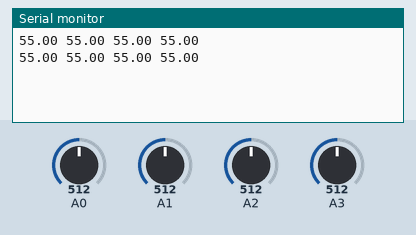
The sketch below on a simulated Arduino Uno, built for the host (arithmetic inside an expression is 32-bit, double 64-bit). On the bench: the last lines printed to the serial monitor. The test bench sets the inputs (shaded band); at power-on: A0 = 512, A1 = 512, A2 = 512, A3 = 512.

Above: at 3.2 s.
3.3 s: A0 set to 716
At 4.6 s:
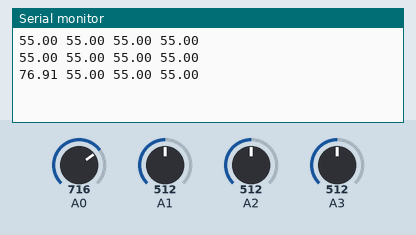
4.8 s: A1 set to 716
At 5.8 s:
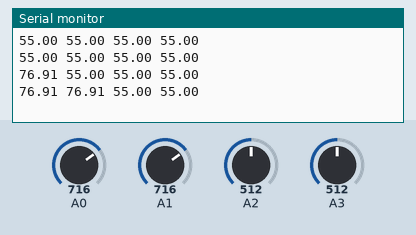
6.3 s: A2 set to 716
At 7.6 s:
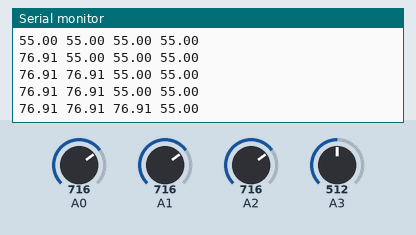
7.8 s: A3 set to 716
At 8.6 s:
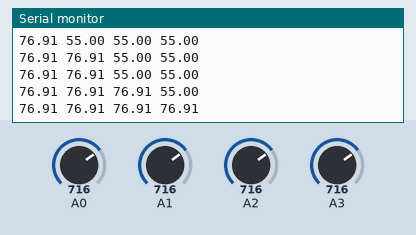
9.3 s: A0 set to 992
At 10.6 s:
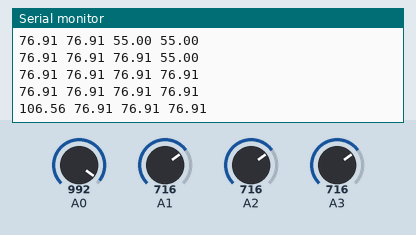
10.8 s: A1 set to 992
At 11.8 s:
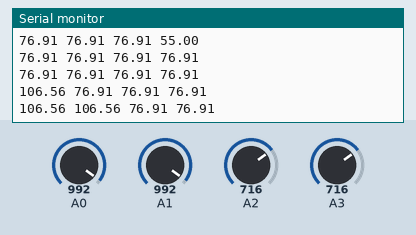
Timing chart, 0 to 13.3 s (numbered marks = the images above; inputs shaded):
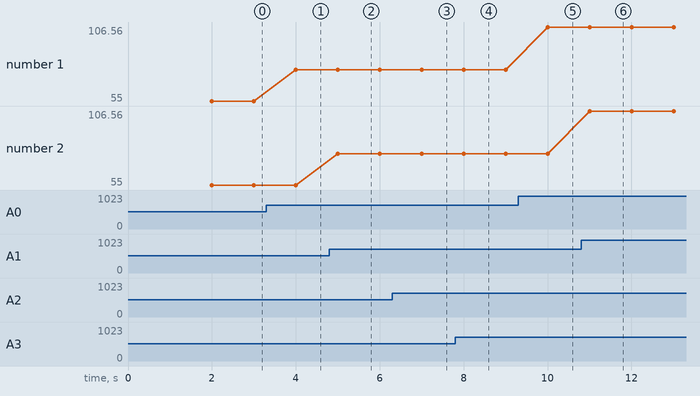

Measured:
- after the input at 3.3 s, the serial monitor: prints a new line after 0.70 s (image 1)
- after the input at 4.8 s, the serial monitor: prints a new line after 0.20 s (image 2)
- after the input at 6.3 s, the serial monitor: prints a new line after 0.70 s (image 3)
- after the input at 7.8 s, the serial monitor: prints a new line after 0.20 s (image 4)
- after the input at 9.3 s, the serial monitor: prints a new line after 0.71 s (image 5)
- after the input at 10.8 s, the serial monitor: prints a new line after 0.21 s (image 6)
- plotted number 1: 55 → 76.91 after the input at 3.3 s, 76.91 → 106.56 after the input at 9.3 s

The sketch:

temp_LM35D_multi.ino
```cpp
int Npins = 4;

const int sensorPins[] = {
  0, 1, 2, 3
};

void setup() {
  // put your setup code here, to run once:

//analogReference(INTERNAL);//1.1 V arduino uno
analogReference(INTERNAL1V1);//1.1 V arduino mega
Serial.begin(9600);
delay(2000);

}

void loop() {
  // put your main code here, to run repeatedly:

  for (int thisPin = 0; thisPin < Npins; thisPin++) {
    float sensorVal = analogRead(sensorPins[thisPin]);
    float temp = calculateTemp(sensorVal);
    Serial.print(temp);
    if (thisPin < Npins-1){
      Serial.print(" ");
    }
  }

//float sensorVal = analogRead(sensorPins[0]);
//float temp = calculateTemp(sensorVal);
//float voltage = sensorVal * 1100 / 1024; // Nsamples * (1100 mV / 1024) samples -> mV
//float temp = voltage / 10; // mV / 10 (mV/Celsius) --> Celsius a partire da 0

//Serial.print("Analog = ");
//Serial.print(sensorVal);
//Serial.print(" ADC counts");
//Serial.print("      Voltage = ");
//Serial.print(voltage);
//Serial.print(" mV");
//Serial.print("      Temp = ");
//Serial.println(temp);
Serial.println("");

delay(1000);

}

float calculateTemp(float sensorValue){
  float temperature;
  float voltage = sensorValue * 1100 / 1024; // Nsamples * (1100 mV / 1024) samples -> mV
  temperature = voltage / 10; // mV / 10 (mV/Celsius) --> Celsius a partire da 0
  return temperature;
}
```
